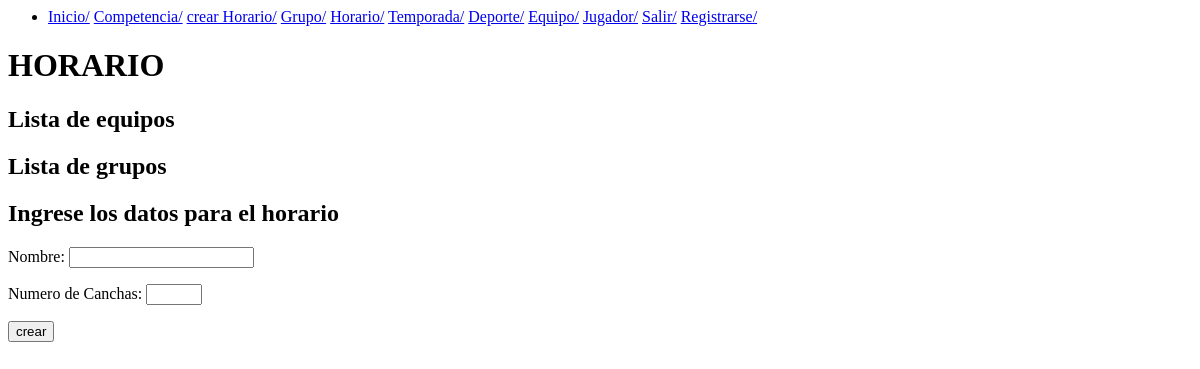
Page /crearHorario/ on the earlier database version.
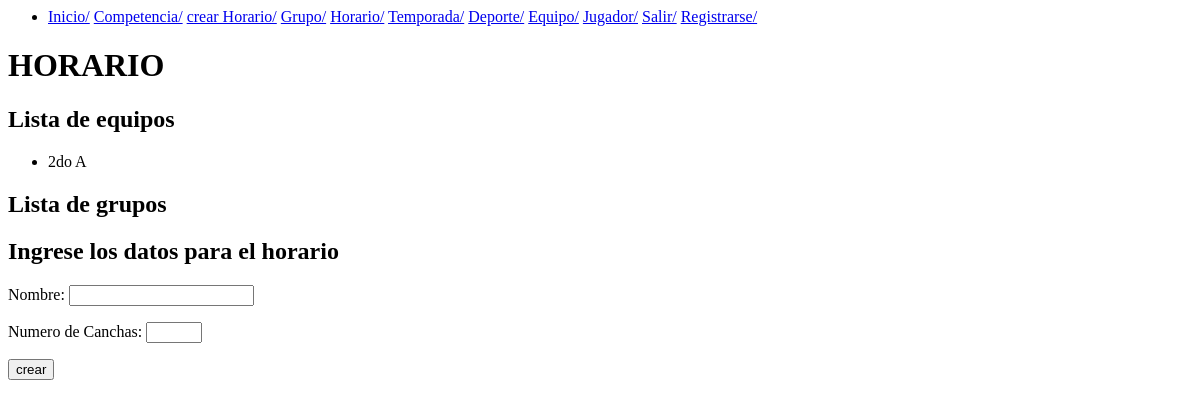
Same page on the later database version.
### myapp/models.py (models this page shows, shortened)
class Equipo(models.Model):
    nombre = models.CharField(max_length=100, null=False, unique=True,verbose_name="Nombre")
    descripcion = models.CharField(max_length=200)
    temporada = models.ForeignKey(Temporada, on_delete=models.CASCADE, null=True, blank=True)
    grupo = models.ForeignKey(Grupo, on_delete=models.SET_NULL, null = True, blank=True)
    deporte = models.ForeignKey(Deporte, on_delete=models.SET_NULL, null=True, blank=True)

### myapp/views.py (the view, shortened to what this page needs)
# urls.py: path('crearHorario/', views.crearHorario, name='crearHora'),
def crearHorario(request):
    equipos = Equipo.objects.all()
    grupos = Grupo.objects.all()
    if request.method == 'GET':
        return render(request, 'crearHorario.html', {'form': HorarioForm(), 'equipos': equipos, 'grupos': grupos})

### myapp/forms.py
class HorarioForm(forms.Form):
    nombre = forms.CharField(label="Nombre", max_length=100, required=True)
    numCanchas = forms.IntegerField(label="Numero de Canchas", min_value=1, max_value=50, required=True)

### myapp/templates/crearHorario.html (shortened to what this page needs)
{% extends 'base.html' %}
{% block content %}
    <h1>HORARIO</h1>
    <h2>Lista de equipos</h2>
    <ul>
        {% for equipo in equipos %}
            <li>{{ equipo.nombre }}</li>
        {% endfor %}
    </ul>
    <h2>Lista de grupos</h2>
    <h2>Ingrese los datos para el horario</h2>
    <form method="POST">
        {{ form.as_p }}
        <button>
          crear
        </button>
    </form>
{% endblock %}

Differences in the rows shown:
added Equipo: nombre "2do A"
